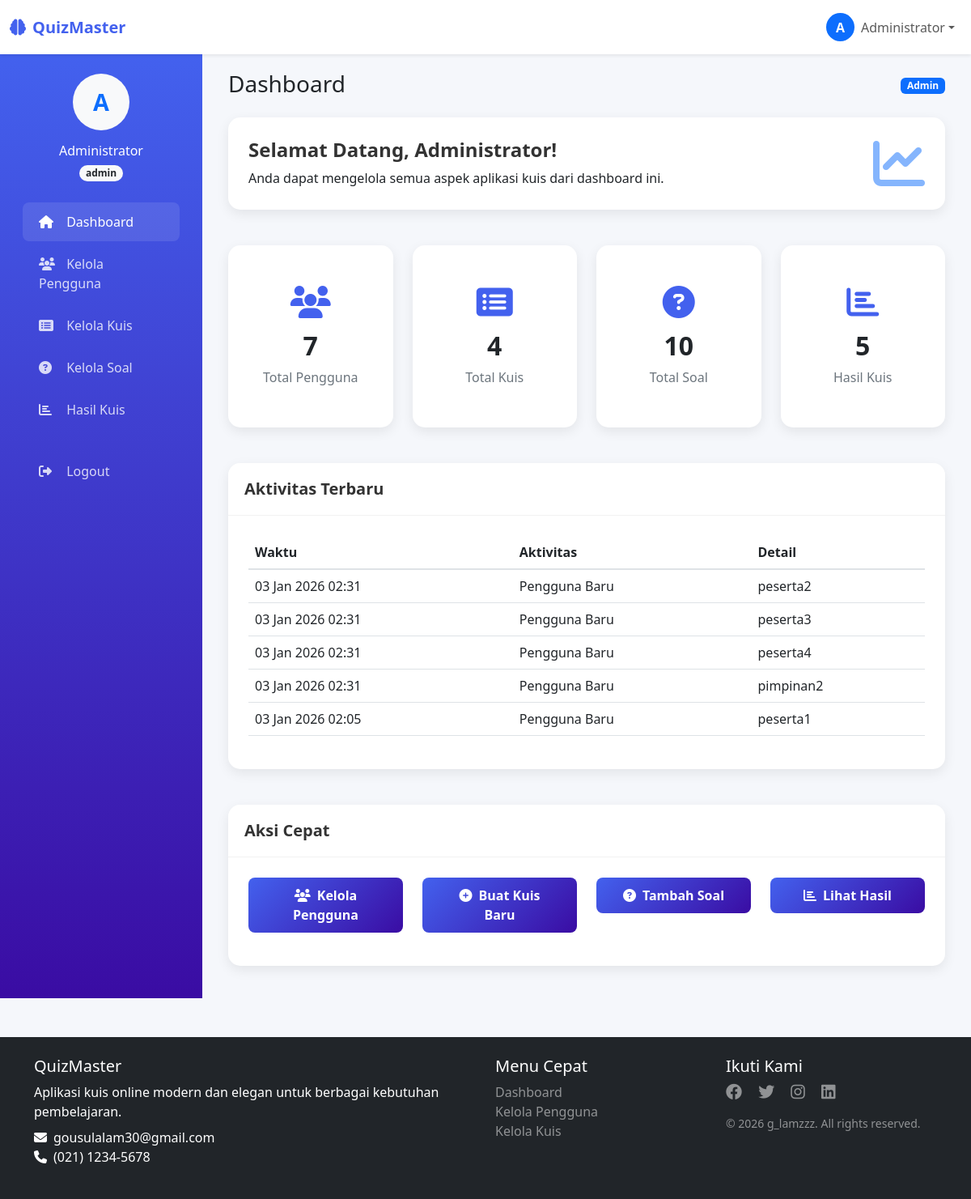
/dashboard.php (signed in), run on the app's committed database.
### tables this page shows
CREATE TABLE `users` (
  `id` int(11) NOT NULL,
  `username` varchar(50) NOT NULL,
  `password` varchar(255) NOT NULL,
  `nama_lengkap` varchar(100) NOT NULL,
  `email` varchar(100) DEFAULT NULL,
  `role` enum('admin','peserta','pimpinan') NOT NULL,
  `created_at` timestamp NOT NULL DEFAULT current_timestamp()
);

### dashboard.php (the view, shortened to what this page needs)
<?php
require_once 'includes/auth.php';
include 'includes/header.php';
$user_id = $_SESSION['user_id'];
$role = $_SESSION['role'];
if ($role == 'admin') {
    $quizzes_count = mysqli_fetch_assoc(mysqli_query($conn, "SELECT COUNT(*) as count FROM quizzes"))['count'];
    $users_count = mysqli_fetch_assoc(mysqli_query($conn, "SELECT COUNT(*) as count FROM users"))['count'];
    $questions_count = mysqli_fetch_assoc(mysqli_query($conn, "SELECT COUNT(*) as count FROM questions"))['count'];
    $results_count = mysqli_fetch_assoc(mysqli_query($conn, "SELECT COUNT(*) as count FROM results"))['count'];
}
?>
<div class="container-fluid">
    <div class="d-flex justify-content-between align-items-center mb-4">
        <h1 class="h3 mb-0 text-gray-800">Dashboard</h1>
        <div>
            <span class="badge bg-primary"><?php echo ucfirst($role); ?></span>
        </div>
    </div>
    <div class="row mb-4">
        <div class="col-12">
            <div class="card">
                <div class="card-body">
                    <div class="row align-items-center">
                        <div class="col-md-8">
                            <h4 class="card-title">Selamat Datang, <?php echo $_SESSION['nama_lengkap']; ?>!</h4>
                            <p class="card-text">
                                <?php
                                if ($role == 'admin') {
                                    echo "Anda dapat mengelola semua aspek aplikasi kuis dari dashboard ini.";
                                } elseif ($role == 'peserta') {
                                    echo "Selesaikan kuis untuk menguji pengetahuan Anda dan lihat hasilnya.";
                                } elseif ($role == 'pimpinan') {
                                    echo "Anda dapat melihat laporan dan hasil kuis dari semua peserta.";
                                }
                                ?>
                            </p>
                        </div>
                        <div class="col-md-4 text-end">
                            <i class="fas fa-chart-line fa-4x text-primary opacity-50"></i>
                        </div>
                    </div>
                </div>
            </div>
        </div>
    </div>
    <div class="row">
        <?php if ($role == 'admin'): ?>
            <div class="col-md-3">
                <div class="card stat-card">
                    <div class="card-body">
                        <i class="fas fa-users"></i>
                        <h3><?php echo $users_count; ?></h3>
                        <p>Total Pengguna</p>
                    </div>
                </div>
            </div>
            <div class="col-md-3">
                <div class="card stat-card">
                    <div class="card-body">
                        <i class="fas fa-list-alt"></i>
                        <h3><?php echo $quizzes_count; ?></h3>
                        <p>Total Kuis</p>
                    </div>
                </div>
            </div>
            <div class="col-md-3">
                <div class="card stat-card">
                    <div class="card-body">
                        <i class="fas fa-question-circle"></i>
                        <h3><?php echo $questions_count; ?></h3>
                        <p>Total Soal</p>
                    </div>
                </div>
            </div>
            <div class="col-md-3">
                <div class="card stat-card">
                    <div class="card-body">
                        <i class="fas fa-chart-bar"></i>
                        <h3><?php echo $results_count; ?></h3>
                        <p>Hasil Kuis</p>
                    </div>
                </div>
            </div>
        <?php endif; ?>
    </div>
    <div class="row mt-4">
        <div class="col-12">
            <div class="card">
                <div class="card-header">
                    <h5 class="card-title mb-0">Aktivitas Terbaru</h5>
                </div>
                <div class="card-body">
                    <div class="table-responsive">
                        <table class="table table-hover">
                            <thead>
                                <tr>
                                    <th>Waktu</th>
                                    <th>Aktivitas</th>
                                    <th>Detail</th>
                                </tr>
                            </thead>
                            <tbody>
                                <?php
                                $query = "";
                                if ($role == 'admin') {
                                    $query = "SELECT 'Pengguna Baru' as activity, username as detail, created_at as time FROM users ORDER BY created_at DESC LIMIT 5";
                                } elseif ($role == 'peserta') {
                                    $query = "SELECT 'Menyelesaikan Kuis' as activity, q.judul as detail, r.completed_at as time
                                              FROM results r
                                              JOIN quizzes q ON r.quiz_id = q.id
                                              WHERE r.user_id = $user_id
                                              ORDER BY r.completed_at DESC LIMIT 5";
                                } elseif ($role == 'pimpinan') {
                                    $query = "SELECT 'Kuis Diselesaikan' as activity, CONCAT(u.nama_lengkap, ' - ', q.judul) as detail, r.completed_at as time
                                              FROM results r
                                              JOIN users u ON r.user_id = u.id
                                              JOIN quizzes q ON r.quiz_id = q.id
                                              ORDER BY r.completed_at DESC LIMIT 5";
                                }
                                if ($query) {
                                    $result = mysqli_query($conn, $query);
                                    while ($row = mysqli_fetch_assoc($result)) {
                                        echo '<tr>';
                                        echo '<td>' . date('d M Y H:i', strtotime($row['time'])) . '</td>';
                                        echo '<td>' . $row['activity'] . '</td>';
                                        echo '<td>' . $row['detail'] . '</td>';
                                        echo '</tr>';
                                    }
                                }
                                ?>
                            </tbody>
                        </table>
                    </div>
                </div>
            </div>
        </div>
    </div>
    <div class="row mt-4">
        <div class="col-12">
            <div class="card">
                <div class="card-header">
                    <h5 class="card-title mb-0">Aksi Cepat</h5>
                </div>
                <div class="card-body">
                    <div class="row">
                        <?php if ($role == 'admin'): ?>
                            <div class="col-md-3 mb-3">
                                <a href="admin/manage_users.php" class="btn btn-primary w-100">
                                    <i class="fas fa-users me-2"></i>Kelola Pengguna
                                </a>
                            </div>
                            <div class="col-md-3 mb-3">
                                <a href="admin/manage_quiz.php" class="btn btn-primary w-100">
                                    <i class="fas fa-plus-circle me-2"></i>Buat Kuis Baru
                                </a>
                            </div>
                            <div class="col-md-3 mb-3">
                                <a href="admin/manage_questions.php" class="btn btn-primary w-100">
                                    <i class="fas fa-question-circle me-2"></i>Tambah Soal
                                </a>
                            </div>
                            <div class="col-md-3 mb-3">
                                <a href="admin/view_results.php" class="btn btn-primary w-100">
                                    <i class="fas fa-chart-bar me-2"></i>Lihat Hasil
                                </a>
                            </div>
                        <?php endif; ?>
                    </div>
                </div>
            </div>
        </div>
    </div>
</div>
<?php include 'includes/footer.php'; ?>

### css/style.css (style rules this page uses)
.card-title { color: #333; font-weight: 600; }
.btn-primary { background: linear-gradient(135deg, #4361ee, #3a0ca3); border: none; }
.table th { border-top: none; border-bottom: 2px solid #dee2e6; font-weight: 600; }

### includes/header.php (style rules this page uses)
:root { --primary-color: #4361ee; --secondary-color: #3a0ca3; --success-color: #4cc9f0; --light-color: #f8f9fa; --dark-color: #212529; }
body { font-family: 'Segoe UI', Tahoma, Geneva, Verdana, sans-serif; background-color: #f5f7fb; min-height: 100vh; display: flex; flex-direction: column; }
.card { border: none; border-radius: 15px; box-shadow: 0 5px 15px rgba(0, 0, 0, 0.08); transition: transform 0.3s; margin-bottom: 20px; }
.card-header { background-color: white; border-bottom: 1px solid rgba(0, 0, 0, 0.05); border-radius: 15px 15px 0 0 !important; padding: 20px; }
.card-body { padding: 25px; }
.stat-card { text-align: center; padding: 25px 15px; }
.stat-card i { font-size: 2.5rem; margin-bottom: 15px; color: var(--primary-color); }
.stat-card h3 { font-size: 2rem; font-weight: 700; color: var(--dark-color); }
.stat-card p { color: #6c757d; margin-bottom: 0; }
.btn-primary { background-color: var(--primary-color); border-color: var(--primary-color); padding: 10px 25px; border-radius: 8px; font-weight: 600; }
.table th { font-weight: 600; border-top: none; color: var(--dark-color); }

### data on the page
users: created_at "03 Jan 2026 02:31", activity "Pengguna Baru", username "peserta2"
users: created_at "03 Jan 2026 02:31", activity "Pengguna Baru", username "peserta3"
users: created_at "03 Jan 2026 02:31", activity "Pengguna Baru", username "peserta4"
users: created_at "03 Jan 2026 02:31", activity "Pengguna Baru", username "pimpinan2"
users: created_at "03 Jan 2026 02:05", activity "Pengguna Baru", username "peserta1"

### other printed values
substr($_SESSION['nama_lengkap'], 0, 1) "A"
$_SESSION['nama_lengkap'] "Administrator"
$_SESSION['role'] "admin"
$role "Admin"
$users_count "7"
$quizzes_count "4"
$questions_count "10"
$results_count "5"
